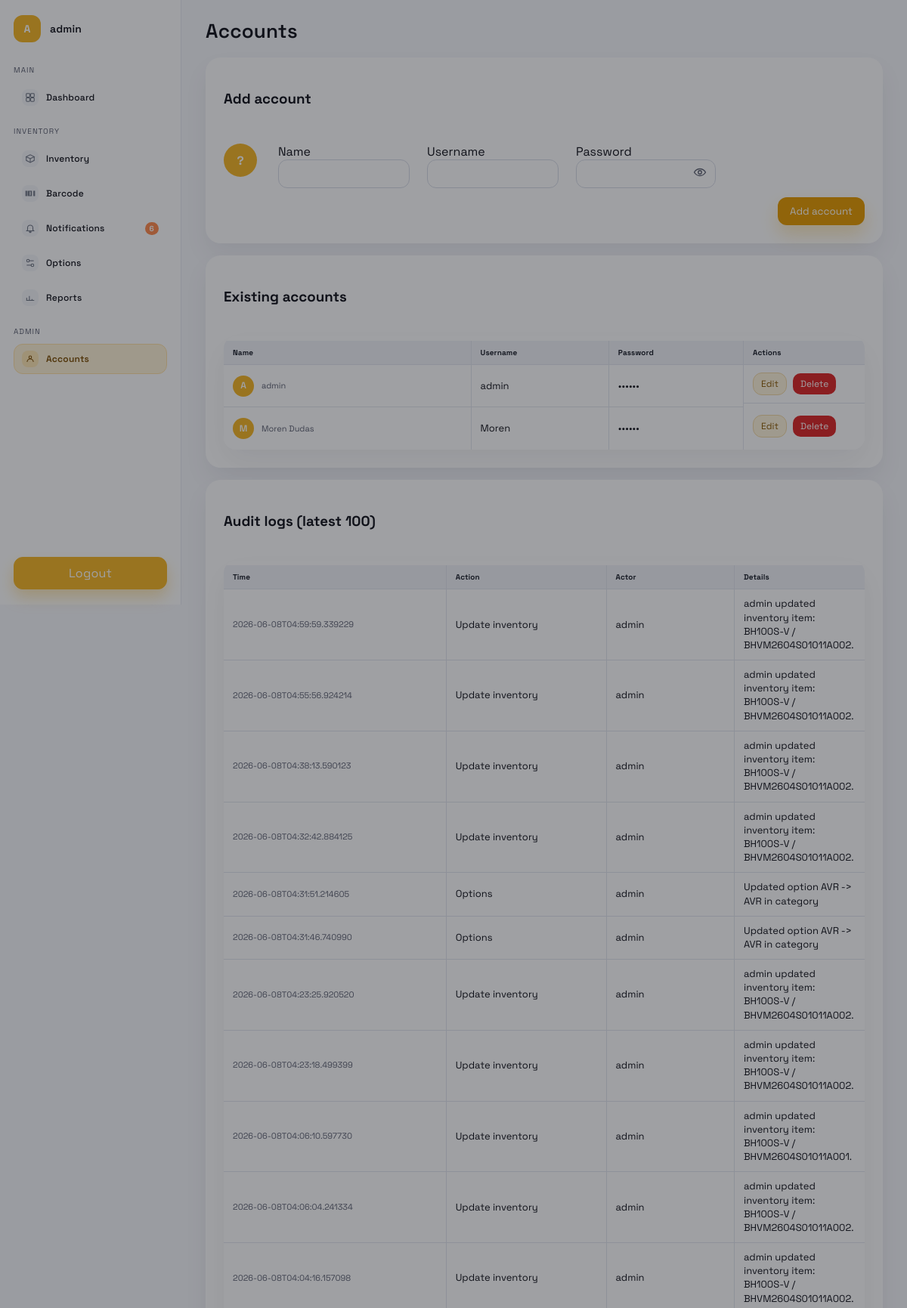
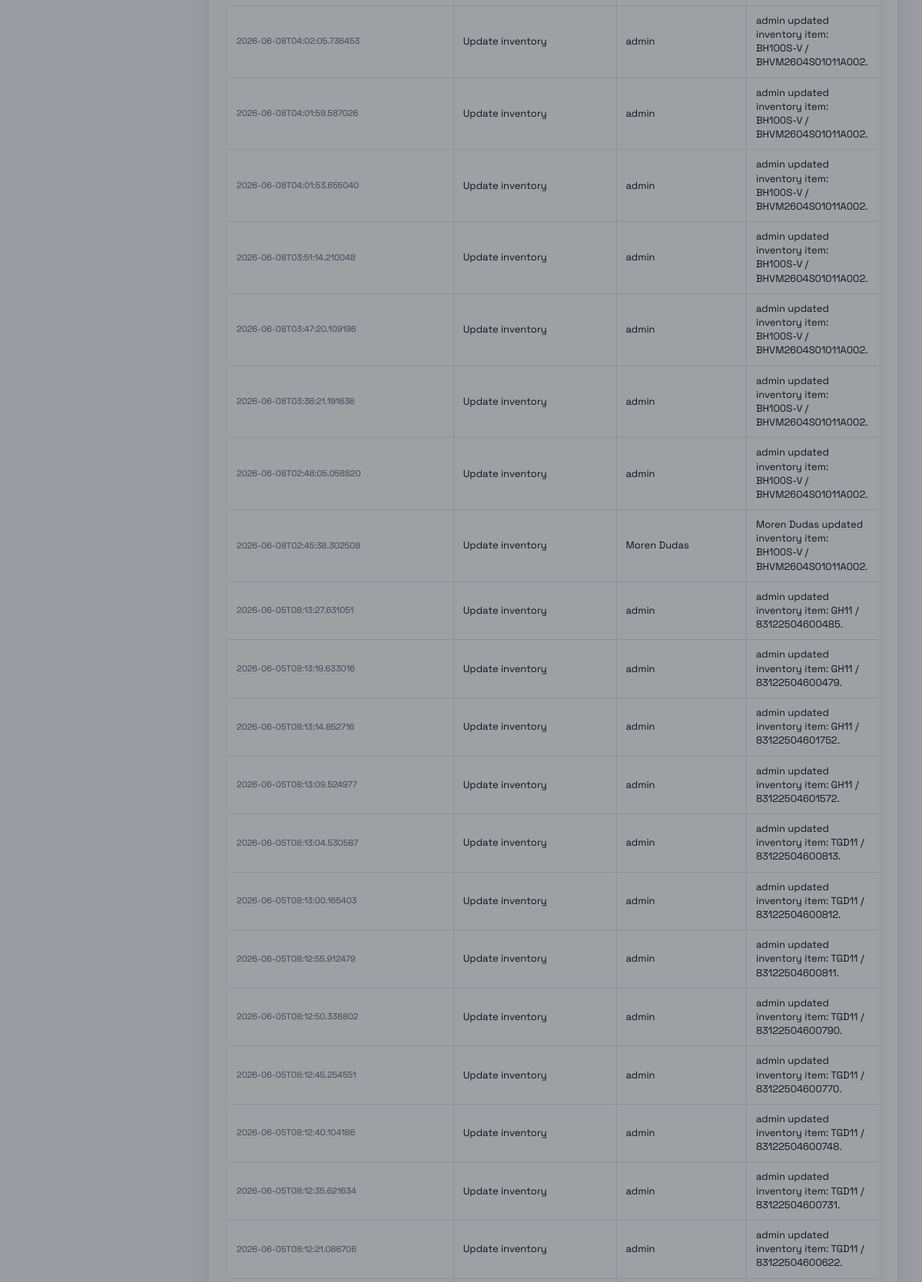
Page /accounts (signed in, upper part) on the committed database (2 pictures, top to bottom).
### tables this page shows
CREATE TABLE users (
            id INTEGER PRIMARY KEY AUTOINCREMENT,
            username TEXT UNIQUE NOT NULL,
            password_hash TEXT NOT NULL,
            role TEXT NOT NULL
        , display_name TEXT);

CREATE TABLE audit_logs (
            id INTEGER PRIMARY KEY AUTOINCREMENT,
            action TEXT NOT NULL,
            actor TEXT NOT NULL,
            details TEXT NOT NULL,
            created_at TEXT NOT NULL
        );

### app.py (the view, shortened to what this page needs)
@app.route("/accounts", methods=["GET", "POST"])
@login_required
def accounts():
    db = get_db()
    error = None
    rows = db.execute(
        "SELECT id, username, role, COALESCE(display_name, '') AS display_name FROM users ORDER BY id ASC"
    ).fetchall()
    users = [
        {
            "id": row["id"],
            "username": row["username"],
            "role": row["role"],
            "display_name": row["display_name"] or row["username"],
        }
        for row in rows
    ]
    logs = db.execute(
        "SELECT action, actor, details, created_at FROM audit_logs ORDER BY id DESC LIMIT 100"
    ).fetchall()
    audit_logs = [
        {
            "action": row["action"],
            "actor": row["actor"],
            "details": row["details"],
            "created_at": row["created_at"],
        }
        for row in logs
    ]
    return render_template(
        "accounts.html",
        active_page="accounts",
        users=users,
        error=error,
        audit_logs=audit_logs,
    )

### app.py (called while the page is built, shortened)
@app.after_request
def add_no_cache_headers(response):
    if request.path.startswith("/api/") or request.path in {
        "/",
        "/inventory",
        "/clients",
        "/installations",
        "/warranty",
        "/reports",
        "/options",
    }:
        response.headers["Cache-Control"] = "no-store, no-cache, must-revalidate, max-age=0"
        response.headers["Pragma"] = "no-cache"
    return response

def get_db():
    if "db" not in g:
        os.makedirs(DATA_DIR, exist_ok=True)
        g.db = sqlite3.connect(DB_PATH)
        g.db.row_factory = sqlite3.Row
    return g.db

def login_required(view):
    @wraps(view)
    def wrapped(*args, **kwargs):
        if not session.get("user_id"):
            return redirect(url_for("login"))
        return view(*args, **kwargs)
    return wrapped

def row_to_dict(row):
    return {
        "id": row["id"],
        **{field: row[field] or "" for field in FIELDS},
        "created_at": row["created_at"] or "",
    }

def parse_warranty_date(value):
    if not value:
        return None
    raw = str(value).strip()
    if not raw:
        return None
    for fmt in ("%Y-%m-%d", "%m/%d/%Y", "%m/%d/%y"):
        try:
            return datetime.datetime.strptime(raw, fmt).date()
        except ValueError:
            continue
    try:
        return datetime.date.fromisoformat(raw)
    except ValueError:
        return None

def get_current_user():
    user_id = session.get("user_id")
    if not user_id:
        return None
    db = get_db()
    row = db.execute(
        "SELECT username, role, COALESCE(display_name, username) AS display_name FROM users WHERE id = ?",
        (user_id,),
    ).fetchone()
    if not row:
        return None
    name = row["display_name"] or row["username"]
    initials = "".join(part[0] for part in name.split() if part).upper()[:2]
    return {
        "name": name,
        "role": row["role"],
        "initials": initials or "?",
    }

@app.before_request
def startup():
    global _startup_done

### templates/accounts.html (shortened to what this page needs)
{% extends "base.html" %}
{% block content %}
<header class="topbar">
  <div class="title">
    <h1>Accounts</h1>
  </div>
</header>
<section class="panel account-panel">
  <div class="panel-head">
    <h3>Add account</h3>
  </div>
  <div class="account-form">
    <div class="account-avatar">?</div>
    <form class="account-fields" method="post" action="/accounts">
      <label>Name
        <input name="name" type="text" />
      </label>
      <label>Username
        <input name="username" type="text" required />
      </label>
      <label>Password
        <div class="password-field">
          <input name="password" type="password" required />
          <button class="eye-btn" type="button" aria-label="Show password" data-toggle="password">
            <svg viewBox="0 0 24 24" fill="none" stroke="currentColor" stroke-width="1.8">
              <path d="M2 12s3.5-6 10-6 10 6 10 6-3.5 6-10 6-10-6-10-6Z"></path>
              <circle cx="12" cy="12" r="3"></circle>
            </svg>
          </button>
        </div>
      </label>
      <div class="account-actions">
        <button class="primary" type="submit">Add account</button>
      </div>
    </form>
  </div>
</section>
<section class="panel">
  <div class="panel-head">
    <h3>Existing accounts</h3>
  </div>
  <div class="table-wrap report-table">
    <table>
      <thead>
        <tr>
          <th>Name</th>
          <th>Username</th>
          <th>Password</th>
          <th>Actions</th>
        </tr>
      </thead>
      <tbody>
        {% for user in users %}
        <tr>
          <td>
            <div class="account-name">
              <span class="account-badge">{{ user.display_name[:1] | upper }}</span>
              <span>{{ user.display_name }}</span>
            </div>
          </td>
          <td>{{ user.username }}</td>
          <td>••••••</td>
          <td class="account-row-actions">
            <button
              class="ghost btn-small soft-btn edit-account"
              type="button"
              data-id="{{ user.id }}"
              data-name="{{ user.display_name }}"
              data-username="{{ user.username }}"
            >
              Edit
            </button>
            <form method="post" action="/accounts/delete" class="inline-form">
              <button class="danger btn-small" type="submit">Delete</button>
            </form>
          </td>
        </tr>
        {% endfor %}
      </tbody>
    </table>
  </div>
</section>
<section class="panel">
  <div class="panel-head">
    <h3>Audit logs (latest 100)</h3>
  </div>
  <div class="table-wrap report-table">
    <table>
      <thead>
        <tr>
          <th>Time</th>
          <th>Action</th>
          <th>Actor</th>
          <th>Details</th>
        </tr>
      </thead>
      <tbody>
        {% if audit_logs %}
          {% for log in audit_logs %}
          <tr>
            <td>{{ log.created_at }}</td>
            <td>{{ log.action }}</td>
            <td>{{ log.actor }}</td>
            <td>{{ log.details }}</td>
          </tr>
          {% endfor %}
        {% else %}
          <tr>
            <td colspan="4">No logs yet.</td>
          </tr>
        {% endif %}
      </tbody>
    </table>
  </div>
</section>
{% endblock %}

### static/styles.css (style rules this page uses)
:root { --ink: #11121a; --muted: #5b5f70; --orange: #f5b625; --orange-deep: #e69b00; --orange-soft: #fff3d6; --glass: #ffffff; --shadow: rgba(17, 18, 26, 0.08); }
* { box-sizing: border-box; }
body { margin: 0; font-family: "Space Grotesk", "Segoe UI", sans-serif; color: var(--ink); min-height: 100vh; background: #f6f7fb; }
.topbar { display: flex; justify-content: space-between; align-items: center; margin-bottom: 18px; gap: 16px; }
.title h1 { font-family: "Space Grotesk", "Segoe UI", sans-serif; margin: 0; font-size: 26px; font-weight: 600; letter-spacing: 0.2px; }
.report-table { box-shadow: none; border: 1px solid #e2e5ee; border-radius: 8px; }
.report-table table { min-width: 0; font-size: 12px; table-layout: auto; }
.report-table thead { background: #f1f3f7; color: #1b1f2a; text-transform: none; font-size: 12px; letter-spacing: 0.1px; }
.report-table th, .report-table td { padding: 10px 12px; border-bottom: 1px solid #e2e5ee; border-right: 1px solid #e2e5ee; white-space: normal; }
.report-table th:last-child, .report-table td:last-child { border-right: none; }
.report-table tbody tr:last-child td { border-bottom: none; }
.report-table td:first-child { color: var(--muted); font-size: 11px; }
.account-panel { display: grid; gap: 14px; }
.account-form { display: grid; grid-template-columns: 56px 1fr; gap: 16px; align-items: start; }
.account-avatar { width: 44px; height: 44px; border-radius: 50%; background: var(--orange); color: #fff; display: grid; place-items: center; font-weight: 700; }
.account-fields { display: grid; grid-template-columns: repeat(auto-fit, minmax(180px, 1fr)); gap: 12px; align-items: end; }
.password-field { position: relative; }
.password-field input { width: 100%; padding-right: 38px; }
.eye-btn { position: absolute; right: 8px; top: 50%; transform: translateY(-50%); border: none; background: transparent; color: var(--muted); padding: 4px; cursor: pointer; }
.eye-btn svg { width: 18px; height: 18px; }
.account-actions { grid-column: 1 / -1; display: flex; justify-content: flex-end; }
.account-name { display: inline-flex; align-items: center; gap: 10px; }
.account-badge { width: 28px; height: 28px; border-radius: 50%; background: var(--orange); color: #fff; display: grid; place-items: center; font-size: 12px; font-weight: 600; }
.panel + .panel { margin-top: 16px; }
.account-row-actions { display: flex; gap: 8px; align-items: center; }
.inline-form { display: inline; }
.danger { border: none; background: #dc2626; color: #fff; border-radius: 10px; padding: 6px 10px; cursor: pointer; font-size: 12px; }
.panel { background: var(--glass); border-radius: 20px; box-shadow: 0 16px 32px rgba(17, 18, 26, 0.06); padding: 24px; animation: slideUp 0.6s ease-out; }
.panel .table-wrap { margin-top: 22px; padding-top: 6px; }
.panel-head { display: flex; justify-content: space-between; align-items: center; gap: 12px; flex-wrap: wrap; margin-bottom: 16px; }
input, select, textarea { font-family: inherit; border: 1px solid #d7dbe6; border-radius: 12px; padding: 10px 12px; background: #fff; color: var(--ink); font-size: 12px; }
button, .ghost, .file-btn { border: none; border-radius: 12px; padding: 10px 16px; font-family: inherit; cursor: pointer; text-decoration: none; }
.primary { background: var(--orange-deep); color: #fff; box-shadow: 0 12px 24px rgba(245, 182, 37, 0.3); }
.ghost { background: #fff; color: var(--ink); border: 1px solid #d7dbe6; }
.table-wrap { overflow-x: auto; border-radius: 16px; border: none; box-shadow: 0 16px 40px rgba(17, 18, 26, 0.06); background: #fff; }
table { width: 100%; border-collapse: separate; border-spacing: 0; table-layout: fixed; min-width: 980px; }
.btn-small { padding: 6px 10px; font-size: 12px; }
th, td { padding: 14px 16px; text-align: left; font-size: 13px; white-space: nowrap; line-height: 1.4; border: none; }
th:last-child, td:last-child { width: 160px; }
thead { background: #f5b625; color: #11121a; text-transform: uppercase; letter-spacing: 0.6px; font-size: 11px; }
thead th { white-space: normal; line-height: 1.15; font-size: 10px; padding: 10px 12px; word-break: break-word; }
tbody tr { background: #fff; height: 56px; }
.soft-btn { border: 1px solid #f1d8a4; background: #fff4dc; color: #8a5a00; }

### rows in the picture
users: display_name "A", display_name "admin", username "admin"
users: display_name "M", display_name "Moren Dudas", username "Moren"
audit_logs: created_at "2026-06-08T04:59:59.339229", action "Update inventory", actor "admin", details "admin updated inventory item: BH100S-V / BHVM2604S01011A002."
audit_logs: created_at "2026-06-08T04:55:56.924214", action "Update inventory", actor "admin", details "admin updated inventory item: BH100S-V / BHVM2604S01011A002."
audit_logs: created_at "2026-06-08T04:38:13.590123", action "Update inventory", actor "admin", details "admin updated inventory item: BH100S-V / BHVM2604S01011A002."
audit_logs: created_at "2026-06-08T04:32:42.884125", action "Update inventory", actor "admin", details "admin updated inventory item: BH100S-V / BHVM2604S01011A002."
audit_logs: created_at "2026-06-08T04:31:51.214605", action "Options", actor "admin", details "Updated option AVR -> AVR in category"
audit_logs: created_at "2026-06-08T04:31:46.740990", action "Options", actor "admin", details "Updated option AVR -> AVR in category"
audit_logs: created_at "2026-06-08T04:23:25.920520", action "Update inventory", actor "admin", details "admin updated inventory item: BH100S-V / BHVM2604S01011A002."
audit_logs: created_at "2026-06-08T04:23:18.499399", action "Update inventory", actor "admin", details "admin updated inventory item: BH100S-V / BHVM2604S01011A002."
audit_logs: created_at "2026-06-08T04:06:10.597730", action "Update inventory", actor "admin", details "admin updated inventory item: BH100S-V / BHVM2604S01011A001."
audit_logs: created_at "2026-06-08T04:06:04.241334", action "Update inventory", actor "admin", details "admin updated inventory item: BH100S-V / BHVM2604S01011A002."
audit_logs: created_at "2026-06-08T04:04:16.157098", action "Update inventory", actor "admin", details "admin updated inventory item: BH100S-V / BHVM2604S01011A002."
audit_logs: created_at "2026-06-08T04:02:05.736453", action "Update inventory", actor "admin", details "admin updated inventory item: BH100S-V / BHVM2604S01011A002."
audit_logs: created_at "2026-06-08T04:01:59.587026", action "Update inventory", actor "admin", details "admin updated inventory item: BH100S-V / BHVM2604S01011A002."
audit_logs: created_at "2026-06-08T04:01:53.655040", action "Update inventory", actor "admin", details "admin updated inventory item: BH100S-V / BHVM2604S01011A002."
audit_logs: created_at "2026-06-08T03:51:14.210048", action "Update inventory", actor "admin", details "admin updated inventory item: BH100S-V / BHVM2604S01011A002."
audit_logs: created_at "2026-06-08T03:47:20.109196", action "Update inventory", actor "admin", details "admin updated inventory item: BH100S-V / BHVM2604S01011A002."
audit_logs: created_at "2026-06-08T03:36:21.191836", action "Update inventory", actor "admin", details "admin updated inventory item: BH100S-V / BHVM2604S01011A002."
audit_logs: created_at "2026-06-08T02:48:05.058820", action "Update inventory", actor "admin", details "admin updated inventory item: BH100S-V / BHVM2604S01011A002."
audit_logs: created_at "2026-06-08T02:45:38.302508", action "Update inventory", actor "Moren Dudas", details "Moren Dudas updated inventory item: BH100S-V / BHVM2604S01011A002."
audit_logs: created_at "2026-06-05T08:13:27.631051", action "Update inventory", actor "admin", details "admin updated inventory item: GH11 / 83122504600485."
audit_logs: created_at "2026-06-05T08:13:19.633016", action "Update inventory", actor "admin", details "admin updated inventory item: GH11 / 83122504600479."
audit_logs: created_at "2026-06-05T08:13:14.852716", action "Update inventory", actor "admin", details "admin updated inventory item: GH11 / 83122504601752."
audit_logs: created_at "2026-06-05T08:13:09.524977", action "Update inventory", actor "admin", details "admin updated inventory item: GH11 / 83122504601572."
audit_logs: created_at "2026-06-05T08:13:04.530587", action "Update inventory", actor "admin", details "admin updated inventory item: TGD11 / 83122504600813."
audit_logs: created_at "2026-06-05T08:13:00.165403", action "Update inventory", actor "admin", details "admin updated inventory item: TGD11 / 83122504600812."
audit_logs: created_at "2026-06-05T08:12:55.912479", action "Update inventory", actor "admin", details "admin updated inventory item: TGD11 / 83122504600811."
audit_logs: created_at "2026-06-05T08:12:50.336802", action "Update inventory", actor "admin", details "admin updated inventory item: TGD11 / 83122504600790."
audit_logs: created_at "2026-06-05T08:12:45.254551", action "Update inventory", actor "admin", details "admin updated inventory item: TGD11 / 83122504600770."
audit_logs: created_at "2026-06-05T08:12:40.104186", action "Update inventory", actor "admin", details "admin updated inventory item: TGD11 / 83122504600748."
audit_logs: created_at "2026-06-05T08:12:35.621634", action "Update inventory", actor "admin", details "admin updated inventory item: TGD11 / 83122504600731."
audit_logs: created_at "2026-06-05T08:12:21.086706", action "Update inventory", actor "admin", details "admin updated inventory item: TGD11 / 83122504600622."

### other values in the picture
{{ current_user.initials if current_user else 'U' }} "A"
{{ current_user.name if current_user else 'Inventory Suite' }} "admin"
{{ notification_count }} "6"
